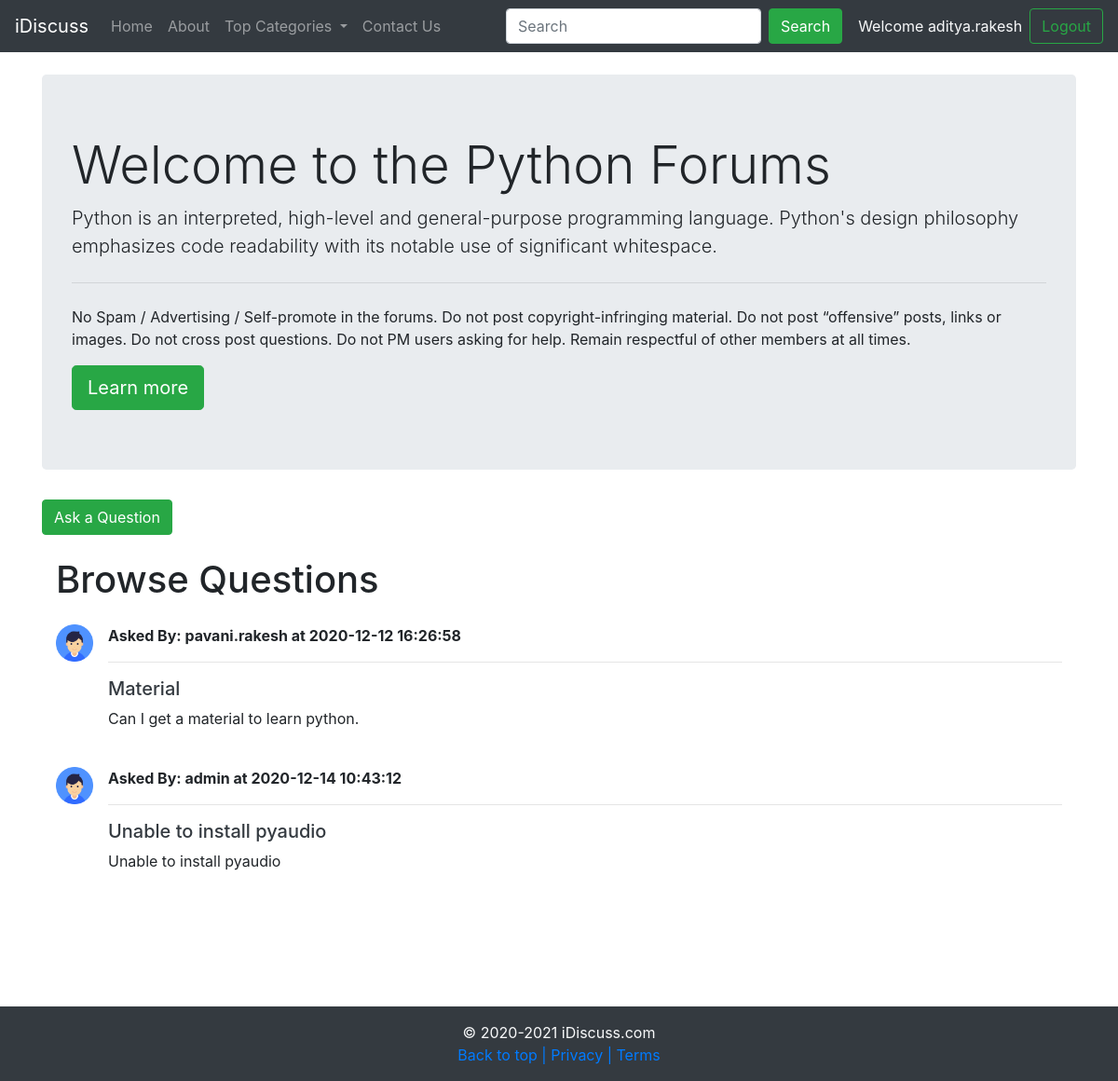
The page /threadlist.php?catid=1 (signed in) on the database its author committed.
### tables this page shows
CREATE TABLE `categories` (
  `category_id` int(8) NOT NULL,
  `category_name` varchar(255) NOT NULL,
  `category_description` varchar(255) NOT NULL,
  `created` datetime NOT NULL DEFAULT current_timestamp()
);

CREATE TABLE `threads` (
  `thread_id` int(11) NOT NULL,
  `thread_title` varchar(255) NOT NULL,
  `thread_desc` text NOT NULL,
  `thread_cat_id` int(11) NOT NULL,
  `thread_user_id` int(11) NOT NULL,
  `timestamp` datetime NOT NULL DEFAULT current_timestamp()
);

CREATE TABLE `users` (
  `sno` int(11) NOT NULL,
  `username` varchar(30) NOT NULL,
  `password` varchar(255) NOT NULL,
  `timestamp` datetime NOT NULL DEFAULT current_timestamp()
);

### threadlist.php (the view, shortened to what this page needs)
<!doctype html>
<html lang="en">
<head>
    <link rel="stylesheet" href="https://cdn.jsdelivr.net/npm/bootstrap@4.5.3/dist/css/bootstrap.min.css"
>
</head>
<body>
    <?php include "partials/_nav.php"; ?>
    <?php
      $id = $_GET['catid'];
      $sql = "SELECT * FROM `categories` WHERE category_id=$id";
      $result = mysqli_query($conn, $sql);
      while($row = mysqli_fetch_assoc($result)){
          $catname = $row['category_name'];
          $catdesc = $row['category_description'];
      }
    ?>
    <div class="container my-4">
        <div class="jumbotron">
            <h1 class="display-4">Welcome to the <?php echo $catname; ?> Forums</h1>
            <p class="lead"><?php echo $catdesc; ?></p>
            <hr class="my-4">
            <p>No Spam / Advertising / Self-promote in the forums. Do not post copyright-infringing material. Do not
                post “offensive” posts, links or images. Do not cross post questions. Do not PM users asking for help.
                Remain respectful of other members at all times.</p>
            <a class="btn btn-success btn-lg" href="https://opentuition.com/forums/forum-rules/" role="button"
                target="_blank">Learn
                more</a>
        </div>
    </div>
<?php
if(isset($_SESSION['loggedin']) && $_SESSION['loggedin'] == true){
    echo '<div class="container my-4">
        <button class="btn btn-success" type="button" data-toggle="collapse" data-target="#collapseExample"
            aria-expanded="false" aria-controls="collapseExample">
            Ask a Question
        </button>
        </p>
        <div class="collapse" id="collapseExample">
            <div class="card card-body">
                <form action=" '. $_SERVER["REQUEST_URI"] .'" method="POST">
                    <div class="form-group">
                        <label for="title">Problem Title</label>
                        <input type="text" class="form-control" id="title" name="title" aria-describedby="emailHelp">
                        <div class="form-group">
                            <label for="desc">Elaborate your Problem</label>
                            <textarea class="form-control" id="desc" name="desc" rows="3"></textarea>
                            <input type="hidden" name="sno" value="'. $_SESSION["sno"] .'">
                        </div>
                        <button type="submit" class="btn btn-success">Submit</button>
                </form>
            </div>
        </div>
    </div>';
}
else{
    echo '<div class="container my-4">
    <button type="button" class="btn btn-success" disabled>Ask a question</button>
    </div>
    ';
}
    ?>
    <div class="container">
        <h1 class="py-2">Browse Questions</h1>
        <?php
        $id = $_GET['catid'];
        $sql = "SELECT * FROM `threads` WHERE thread_cat_id=$id";
        $result = mysqli_query($conn, $sql);
        while($row = mysqli_fetch_assoc($result)){
            $id = $row['thread_id'];
            $title = $row['thread_title'];
            $desc = $row['thread_desc'];
            $thread_time = $row['timestamp'];
            $thread_user_id = $row['thread_user_id'];
            $sql2 = "SELECT username FROM `users` WHERE sno='$thread_user_id'";
            $result2 = mysqli_query($conn, $sql2);
            $row2 = mysqli_fetch_assoc($result2);
        echo '<div class="media my-3">
            <img src="img/user.png" class="mr-3" alt="..." height="40px">
            <div class="media-body">
            <p class="font-weight-bold my-0"> Asked By:  '. $row2['username'] .' at '. $thread_time .' </p>
            <hr>
                <h5 class="mt-0"><a class="text-dark" href="thread.php?threadid='. $id .'">'. $title .'</a></h5>
                '. $desc .' <br><br>
            </div>
        </div>';
    }
    ?>
    </div>
    <br>
    <br>
    <br>
    <br>
    <?php include "partials/_footer.php"; ?>
</body>
</html>

### rows shown on the page
categories: category_name "Python", category_description "Python is an interpreted, high-level and general-purpose programming language. Python's design philosophy emphasizes code readability with its notable use of significant whitespace."
threads: users.username "pavani.rakesh", timestamp "2020-12-12 16:26:58", thread_title "Material", thread_desc "Can I get a material to learn python."
threads: users.username "admin", timestamp "2020-12-14 10:43:12", thread_title "Unable to install pyaudio", thread_desc "Unable to install pyaudio"

### other values the page prints
$_SESSION['username'] "aditya.rakesh"
